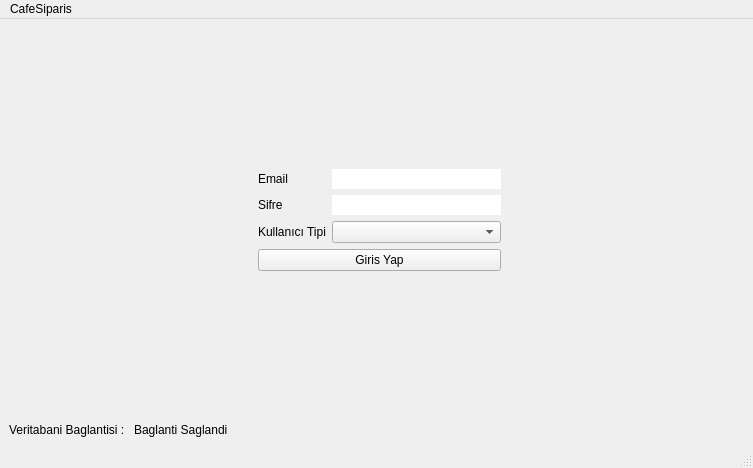
<?xml version="1.0" encoding="UTF-8"?>
<ui version="4.0">
 <class>CafeSiparis</class>
 <widget class="QMainWindow" name="CafeSiparis">
  <property name="geometry">
   <rect>
    <x>0</x>
    <y>0</y>
    <width>753</width>
    <height>468</height>
   </rect>
  </property>
  <property name="windowTitle">
   <string>CafeSiparis</string>
  </property>
  <widget class="QWidget" name="centralwidget">
   <layout class="QGridLayout" name="gridLayout_2">
    <item row="1" column="1">
     <layout class="QVBoxLayout" name="verticalLayout_4"/>
    </item>
    <item row="2" column="3">
     <spacer name="horizontalSpacer_2">
      <property name="orientation">
       <enum>Qt::Horizontal</enum>
      </property>
      <property name="sizeHint" stdset="0">
       <size>
        <width>40</width>
        <height>20</height>
       </size>
      </property>
     </spacer>
    </item>
    <item row="0" column="1">
     <spacer name="verticalSpacer">
      <property name="orientation">
       <enum>Qt::Vertical</enum>
      </property>
      <property name="sizeHint" stdset="0">
       <size>
        <width>20</width>
        <height>40</height>
       </size>
      </property>
     </spacer>
    </item>
    <item row="4" column="1">
     <spacer name="verticalSpacer_2">
      <property name="orientation">
       <enum>Qt::Vertical</enum>
      </property>
      <property name="sizeHint" stdset="0">
       <size>
        <width>20</width>
        <height>20</height>
       </size>
      </property>
     </spacer>
    </item>
    <item row="4" column="0">
     <layout class="QFormLayout" name="formLayout_2">
      <item row="1" column="0">
       <widget class="QLabel" name="label_3">
        <property name="text">
         <string>Veritabani Baglantisi : </string>
        </property>
       </widget>
      </item>
      <item row="1" column="1">
       <widget class="QLabel" name="label_4">
        <property name="text">
         <string>Baglanti Saglandi</string>
        </property>
       </widget>
      </item>
      <item row="0" column="0">
       <spacer name="verticalSpacer_3">
        <property name="orientation">
         <enum>Qt::Vertical</enum>
        </property>
        <property name="sizeHint" stdset="0">
         <size>
          <width>20</width>
          <height>40</height>
         </size>
        </property>
       </spacer>
      </item>
     </layout>
    </item>
    <item row="2" column="1">
     <layout class="QFormLayout" name="formLayout">
      <item row="0" column="0">
       <widget class="QLabel" name="label">
        <property name="text">
         <string>Email</string>
        </property>
       </widget>
      </item>
      <item row="0" column="1">
       <widget class="QLineEdit" name="lineEdit">
        <property name="frame">
         <bool>false</bool>
        </property>
        <property name="clearButtonEnabled">
         <bool>true</bool>
        </property>
       </widget>
      </item>
      <item row="1" column="0">
       <widget class="QLabel" name="label_2">
        <property name="text">
         <string>Sifre</string>
        </property>
       </widget>
      </item>
      <item row="1" column="1">
       <widget class="QLineEdit" name="lineEdit_2">
        <property name="text">
         <string/>
        </property>
        <property name="frame">
         <bool>false</bool>
        </property>
        <property name="echoMode">
         <enum>QLineEdit::PasswordEchoOnEdit</enum>
        </property>
        <property name="placeholderText">
         <string extracomment="Sifreniz.."/>
        </property>
        <property name="clearButtonEnabled">
         <bool>true</bool>
        </property>
       </widget>
      </item>
      <item row="3" column="0" colspan="2">
       <widget class="QPushButton" name="pushButton">
        <property name="text">
         <string>Giris Yap</string>
        </property>
       </widget>
      </item>
      <item row="2" column="0">
       <widget class="QLabel" name="label_6">
        <property name="text">
         <string>Kullanıcı Tipi</string>
        </property>
       </widget>
      </item>
      <item row="2" column="1">
       <widget class="QComboBox" name="comboBox"/>
      </item>
     </layout>
    </item>
    <item row="2" column="0">
     <spacer name="horizontalSpacer">
      <property name="orientation">
       <enum>Qt::Horizontal</enum>
      </property>
      <property name="sizeHint" stdset="0">
       <size>
        <width>238</width>
        <height>20</height>
       </size>
      </property>
     </spacer>
    </item>
    <item row="3" column="1">
     <widget class="QLabel" name="label_5">
      <property name="enabled">
       <bool>true</bool>
      </property>
      <property name="text">
       <string/>
      </property>
     </widget>
    </item>
   </layout>
  </widget>
  <widget class="QStatusBar" name="statusbar"/>
  <widget class="QMenuBar" name="menubar">
   <property name="geometry">
    <rect>
     <x>0</x>
     <y>0</y>
     <width>753</width>
     <height>22</height>
    </rect>
   </property>
   <widget class="QMenu" name="menuCafeSiparis">
    <property name="title">
     <string>CafeSiparis</string>
    </property>
   </widget>
   <addaction name="menuCafeSiparis"/>
  </widget>
 </widget>
 <resources/>
 <connections/>
</ui>
